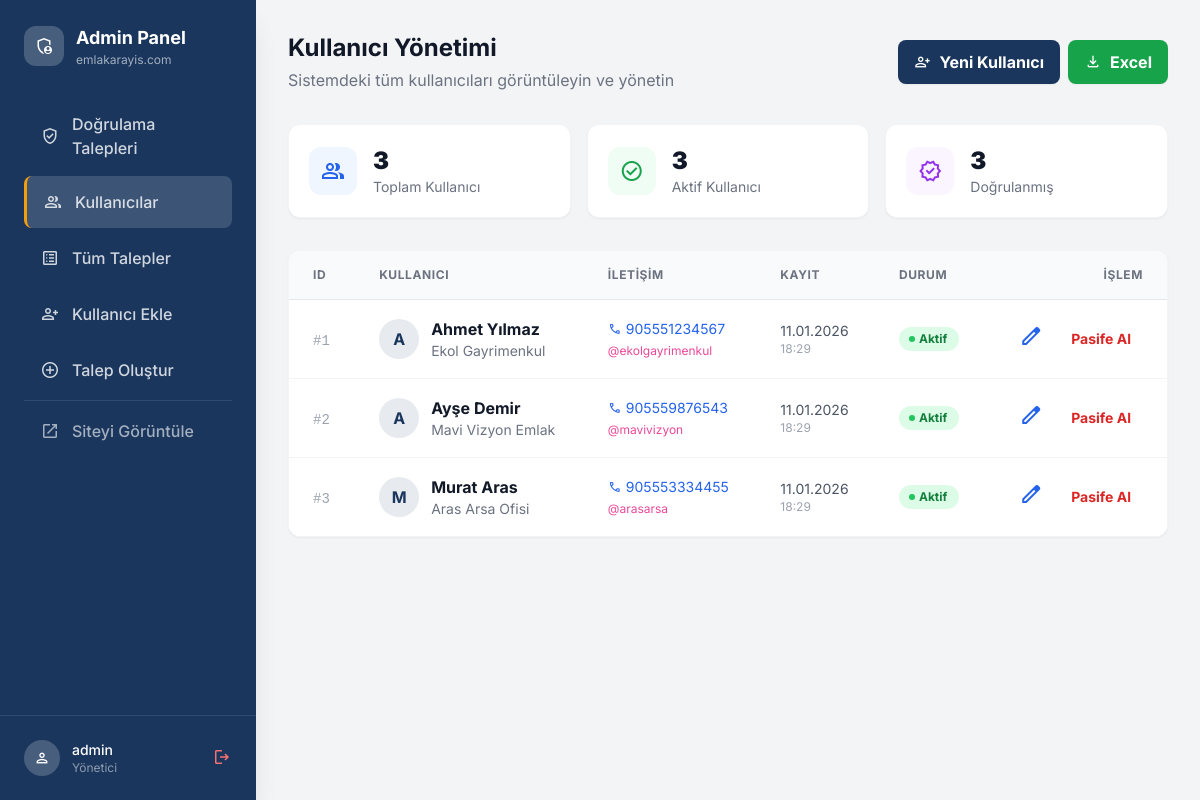
The app's page /yuklenecek_dosyalar/admin/users.php (signed in) with its own data.
### tables this page shows
CREATE TABLE `users` (
    `id` INT UNSIGNED AUTO_INCREMENT PRIMARY KEY,
    `phone` VARCHAR(20) NOT NULL UNIQUE,
    `agent_name` VARCHAR(100) NOT NULL,
    `agency_name` VARCHAR(150) DEFAULT NULL,
    `instagram` VARCHAR(100) DEFAULT NULL,
    `is_verified` TINYINT(1) DEFAULT 0,
    `is_active` TINYINT(1) DEFAULT 1,
    `remember_token` VARCHAR(64) DEFAULT NULL,
    `created_at` TIMESTAMP DEFAULT CURRENT_TIMESTAMP,
    INDEX `idx_phone` (`phone`),
    INDEX `idx_verified` (`is_verified`)
);

### yuklenecek_dosyalar/includes/functions.php (called while the page is built, shortened)
<?php
function e($string)
{
    return htmlspecialchars($string ?? '', ENT_QUOTES, 'UTF-8');
}
function formatPhone($phone)
{
    $phone = preg_replace('/[^0-9]/', '', $phone);
    return $phone;
}
function getAllUsers($pdo)
{
    $stmt = $pdo->query("SELECT * FROM users ORDER BY created_at DESC");
    return $stmt->fetchAll();
}

### yuklenecek_dosyalar/admin/users.php (the view, shortened to what this page needs)
<?php
require_once __DIR__ . '/includes/header.php';
$users = getAllUsers($pdo);
$totalUsers = count($users);
$activeUsers = count(array_filter($users, fn($u) => $u['is_active']));
$verifiedUsers = count(array_filter($users, fn($u) => $u['is_verified']));
?>
<div class="flex flex-col sm:flex-row sm:items-center sm:justify-between gap-4 mb-8">
    <div>
        <h1 class="text-2xl font-bold text-gray-900">Kullanıcı Yönetimi</h1>
        <p class="text-gray-500 mt-1">Sistemdeki tüm kullanıcıları görüntüleyin ve yönetin</p>
    </div>
    <div class="flex items-center gap-2">
        <a href="kullanici-olustur.php"
            class="flex items-center gap-2 px-4 py-2 bg-primary hover:bg-primary-dark text-white rounded-lg font-bold transition-colors shadow-sm">
            <span class="material-symbols-outlined text-lg">person_add</span>
            Yeni Kullanıcı
        </a>
        <a href="export-users.php"
            class="flex items-center gap-2 px-4 py-2 bg-green-600 hover:bg-green-700 text-white rounded-lg font-bold transition-colors shadow-sm">
            <span class="material-symbols-outlined text-lg">download</span>
            Excel
        </a>
    </div>
</div>
<div class="grid grid-cols-1 sm:grid-cols-3 gap-4 mb-8">
    <div class="bg-white rounded-xl shadow-sm border border-gray-100 p-5">
        <div class="flex items-center gap-4">
            <div class="w-12 h-12 bg-blue-50 rounded-xl flex items-center justify-center">
                <span class="material-symbols-outlined text-blue-600 text-2xl">group</span>
            </div>
            <div>
                <p class="text-2xl font-black text-gray-900"><?= $totalUsers ?></p>
                <p class="text-sm text-gray-500">Toplam Kullanıcı</p>
            </div>
        </div>
    </div>
    <div class="bg-white rounded-xl shadow-sm border border-gray-100 p-5">
        <div class="flex items-center gap-4">
            <div class="w-12 h-12 bg-green-50 rounded-xl flex items-center justify-center">
                <span class="material-symbols-outlined text-green-600 text-2xl">check_circle</span>
            </div>
            <div>
                <p class="text-2xl font-black text-gray-900"><?= $activeUsers ?></p>
                <p class="text-sm text-gray-500">Aktif Kullanıcı</p>
            </div>
        </div>
    </div>
    <div class="bg-white rounded-xl shadow-sm border border-gray-100 p-5">
        <div class="flex items-center gap-4">
            <div class="w-12 h-12 bg-purple-50 rounded-xl flex items-center justify-center">
                <span class="material-symbols-outlined text-purple-600 text-2xl">verified</span>
            </div>
            <div>
                <p class="text-2xl font-black text-gray-900"><?= $verifiedUsers ?></p>
                <p class="text-sm text-gray-500">Doğrulanmış</p>
            </div>
        </div>
    </div>
</div>
<div class="hidden lg:block bg-white rounded-xl shadow-sm border border-gray-100 overflow-hidden">
    <div class="overflow-x-auto">
        <table class="min-w-full divide-y divide-gray-200">
            <thead class="bg-gray-50">
                <tr>
                    <th class="px-6 py-4 text-left text-xs font-bold text-gray-500 uppercase tracking-wider">ID</th>
                    <th class="px-6 py-4 text-left text-xs font-bold text-gray-500 uppercase tracking-wider">Kullanıcı
                    </th>
                    <th class="px-6 py-4 text-left text-xs font-bold text-gray-500 uppercase tracking-wider">İletişim
                    </th>
                    <th class="px-6 py-4 text-left text-xs font-bold text-gray-500 uppercase tracking-wider">Kayıt</th>
                    <th class="px-6 py-4 text-left text-xs font-bold text-gray-500 uppercase tracking-wider">Durum</th>
                    <th class="px-6 py-4 text-right text-xs font-bold text-gray-500 uppercase tracking-wider">İşlem</th>
                </tr>
            </thead>
            <tbody class="bg-white divide-y divide-gray-100">
                <?php foreach ($users as $user): ?>
                    <tr class="hover:bg-gray-50 transition-colors">
                        <td class="px-6 py-4 whitespace-nowrap">
                            <span class="text-sm text-gray-400 font-mono">#<?= $user['id'] ?></span>
                        </td>
                        <td class="px-6 py-4 whitespace-nowrap">
                            <div class="flex items-center gap-3">
                                <div class="w-10 h-10 bg-primary/10 rounded-full flex items-center justify-center shrink-0">
                                    <span
                                        class="text-primary font-bold"><?= mb_strtoupper(mb_substr($user['agent_name'], 0, 1)) ?></span>
                                </div>
                                <div>
                                    <p class="font-bold text-gray-900"><?= e($user['agent_name']) ?></p>
                                    <p class="text-sm text-gray-500"><?= e($user['agency_name']) ?></p>
                                </div>
                            </div>
                        </td>
                        <td class="px-6 py-4 whitespace-nowrap">
                            <div>
                                <a href="tel:<?= formatPhone($user['phone']) ?>"
                                    class="text-sm text-blue-600 hover:underline flex items-center gap-1">
                                    <span class="material-symbols-outlined text-sm">phone</span>
                                    <?= formatPhone($user['phone']) ?>
                                </a>
                                <?php if (!empty($user['instagram'])): ?>
                                    <p class="text-xs text-pink-500 mt-1"><?= e($user['instagram']) ?></p>
                                <?php endif; ?>
                            </div>
                        </td>
                        <td class="px-6 py-4 whitespace-nowrap">
                            <p class="text-sm text-gray-600"><?= date('d.m.Y', strtotime($user['created_at'])) ?></p>
                            <p class="text-xs text-gray-400"><?= date('H:i', strtotime($user['created_at'])) ?></p>
                        </td>
                        <td class="px-6 py-4 whitespace-nowrap">
                            <div class="flex flex-col gap-1">
                                <?php if ($user['is_active']): ?>
                                    <span
                                        class="inline-flex items-center gap-1 px-2.5 py-1 rounded-full text-xs font-bold bg-green-100 text-green-700">
                                        <span class="w-1.5 h-1.5 bg-green-500 rounded-full"></span>
                                        Aktif
                                    </span>
                                <?php endif; ?>
                            </div>
                        </td>
                        <td class="px-6 py-4 whitespace-nowrap text-right">
                            <div class="flex items-center justify-end gap-2">
                                <a href="user-edit.php?id=<?= $user['id'] ?>"
                                    class="p-2 text-blue-600 hover:bg-blue-50 rounded-lg transition-colors" title="Düzenle">
                                    <span class="material-symbols-outlined">edit</span>
                                </a>
                                <button onclick="toggleStatus(<?= $user['id'] ?>, <?= $user['is_active'] ? 0 : 1 ?>)"
                                    class="<?= $user['is_active'] ? 'text-red-600 hover:text-red-800 hover:bg-red-50' : 'text-green-600 hover:text-green-800 hover:bg-green-50' ?> px-3 py-1.5 rounded-lg font-bold text-sm transition-colors">
                                    <?= $user['is_active'] ? 'Pasife Al' : 'Aktif Yap' ?>
                                </button>
                            </div>
                        </td>
                    </tr>
                <?php endforeach; ?>
            </tbody>
        </table>
    </div>
</div>
<?php require_once __DIR__ . '/includes/footer.php'; ?>

### yuklenecek_dosyalar/admin/includes/header.php (style rules this page uses)
body { font-family: 'Inter', sans-serif; }

### records on screen
users: id "1", agent_name "A", agent_name "Ahmet Yılmaz", agency_name "Ekol Gayrimenkul", phone "905551234567", instagram "@ekolgayrimenkul", created_at "11.01.2026", created_at "18:29", is_active 1 (drawn)
users: id "2", agent_name "A", agent_name "Ayşe Demir", agency_name "Mavi Vizyon Emlak", phone "905559876543", instagram "@mavivizyon", created_at "11.01.2026", created_at "18:29", is_active 1 (drawn)
users: id "3", agent_name "M", agent_name "Murat Aras", agency_name "Aras Arsa Ofisi", phone "905553334455", instagram "@arasarsa", created_at "11.01.2026", created_at "18:29", is_active 1 (drawn)

### other values on screen
$_SESSION['admin_username'] "admin"
$totalUsers "3"
$activeUsers "3"
$verifiedUsers "3"
